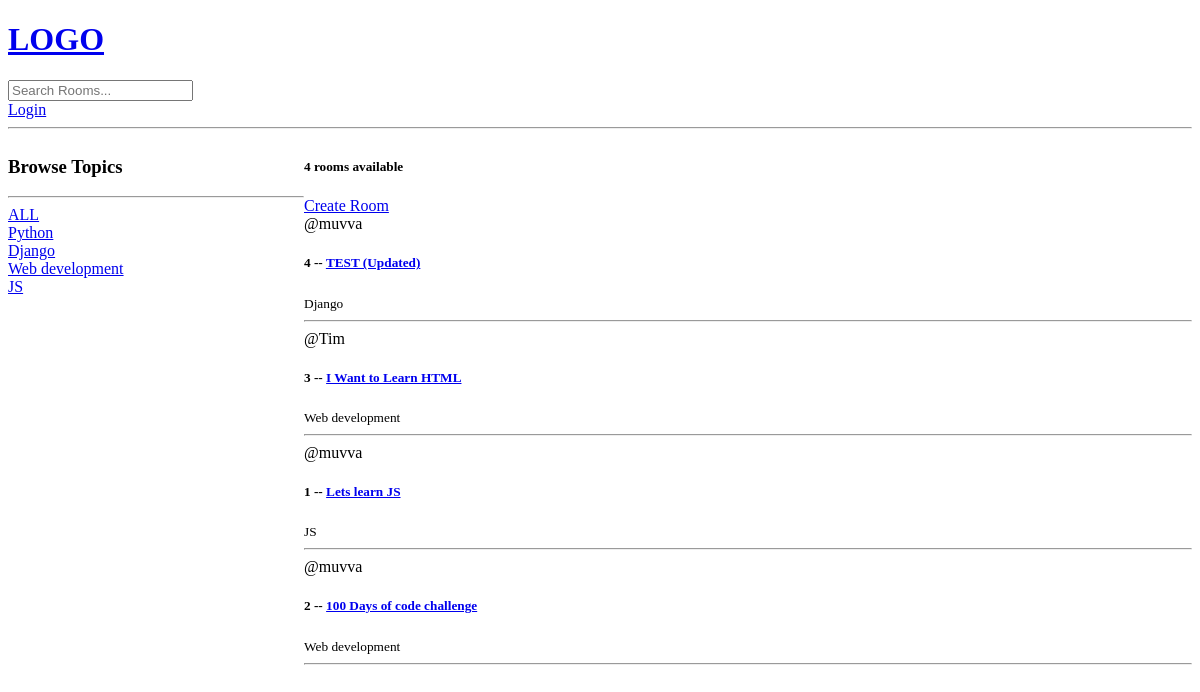
The app's page /, older data.
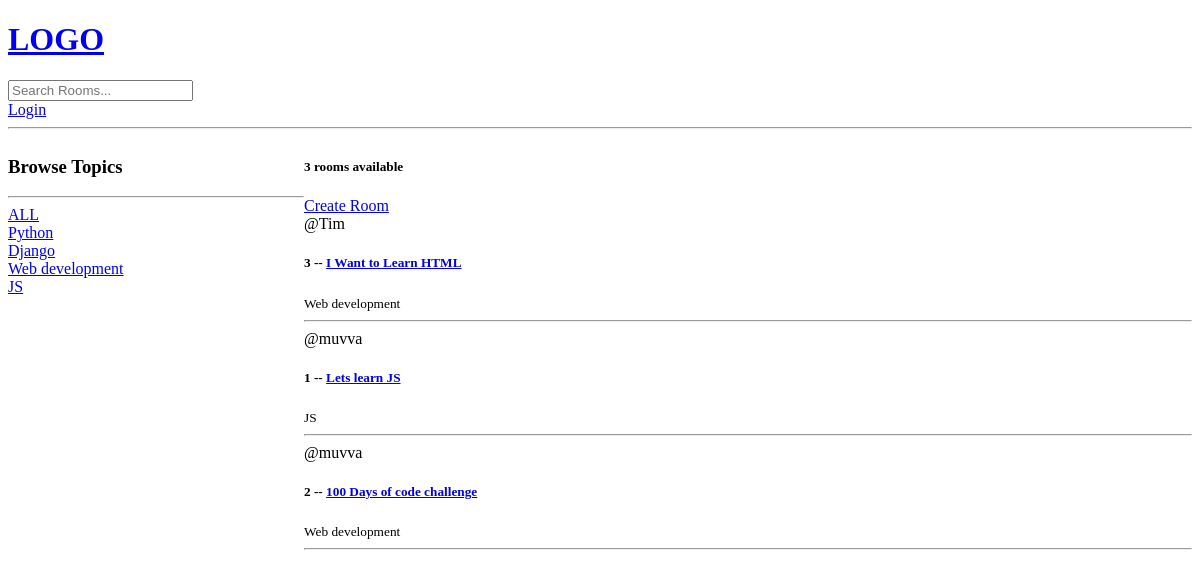
The same page, newer data.
### base/models.py (models this page shows, shortened)
class Topic(models.Model):
    name = models.CharField(max_length=200)

class Room(models.Model):
    host = models.ForeignKey(User,on_delete=models.SET_NULL, null=True)
    topic = models.ForeignKey(Topic,on_delete=models.SET_NULL, null=True)
    name = models.CharField(max_length=200)
    description = models.TextField(null=True, blank=True)
    participants = models.ManyToManyField(User, related_name='participants', blank=True) # ManyToManyField --> Many users can join a room
    updated = models.DateTimeField(auto_now=True) #auto_now --> Time stamp at every time we add
    created = models.DateTimeField(auto_now_add=True) #auto_now_add --> Time stamp at the time of creation only
    class Meta:
        ordering = ['-updated', '-created']

### base/views.py (the view)
# urls.py: path('', views.home, name='home'),
def home(request):
    q = request.GET.get('q')
    if q != None:
        rooms = Room.objects.filter(
            Q(topic__name__icontains=q) |
            Q(name__icontains=q) |
            Q(description__icontains=q)
            )
    else:
        rooms = Room.objects.all()
    topics = Topic.objects.all()
    room_count = rooms.count()
    context = {'rooms':rooms, 'topics': topics, 'room_count':room_count}
    return render(request, 'base/home.html', context)

### base/templates/base/home.html (shortened to what this page needs)
{% extends 'main.html' %}
{% block content %}
<div class = "home-container">
    <div>
        <h3>Browse Topics</h3>
        <hr>
        <div>
            <a href = "{% url 'home' %}">ALL</a>
        </div>
        {% for topic in topics %}
            <div>
                <a href = "{% url 'home' %}?q={{topic.name}}">{{topic.name}}</a>
            </div>
        {% endfor %}
    </div>
    <div>
        <h5>{{rooms.count}} rooms available</h5>
        <a href="{% url 'create-room' %}">Create Room</a>
        <div>
            {% for room in rooms %}
                <div>
                    <span>@{{room.host.username}}</span>
                    <h5>{{room.id}} -- <a href = "{% url 'room' room.id %}">{{room.name}}</a></h5>
                    <small>{{room.topic.name}}</small>
                    <hr>
                </div>
            {% endfor %}
        </div>
    </div>
</div>
{% endblock %}

Row changes from the older to the newer data that the page shows:
removed Room: host.username "muvva", id "4", name "TEST (Updated)", topic.name "Django"
Text that changed along with them:
{{ rooms.count }}: "4" → "3"
